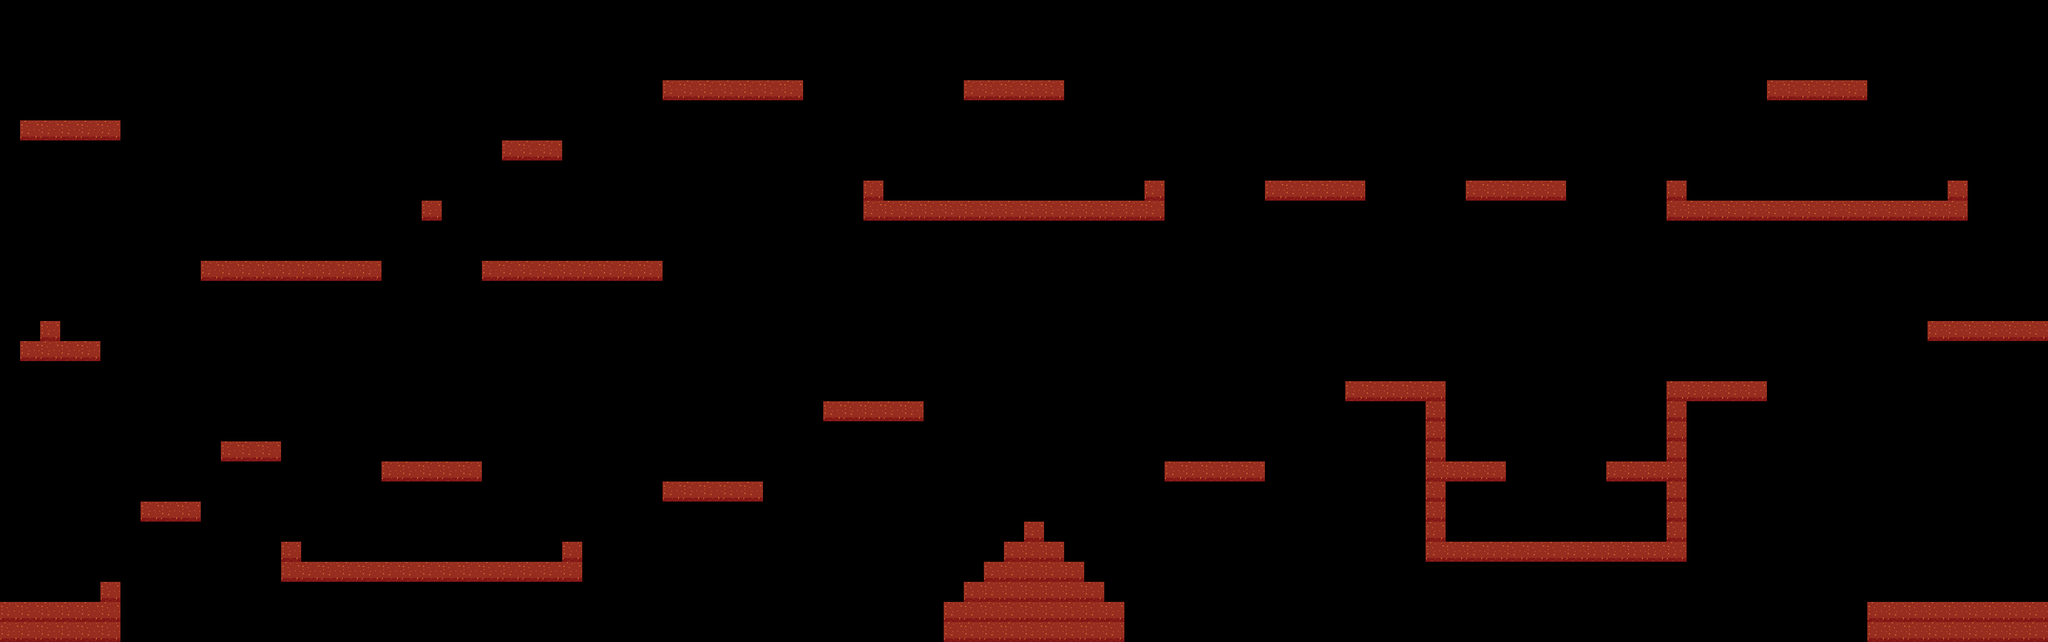

A 2D game scene composited from a Tiled map and its tileset images. What follows is a short description and the map's XML, with each tile layer's data collapsed to a summary:
An orthogonal 102x32 tile map with 32x32 px tiles, 1 tile layer (Image) and 156 objects.

<map version="1.10" tiledversion="1.10.2" orientation="orthogonal" renderorder="right-down" width="102" height="32" tilewidth="32" tileheight="32" infinite="0" nextlayerid="12" nextobjectid="217">
 <tileset firstgid="1" source="WorldTile.tsx" />
 <layer id="1" name="Image" width="102" height="32">
  <data>[3264 cells, 250 non-empty, 1 distinct tile ids]</data>
 </layer>
 <objectgroup id="2" name="Boundary">
  <object id="3" x="0" y="992" width="3264" height="32" />
  <object id="4" x="0" y="0" width="3264" height="32" />
  <object id="5" x="3232" y="32" width="32" height="960" />
  <object id="6" x="0" y="32" width="32" height="960" />
 </objectgroup>
 <objectgroup id="3" name="Terrain">
  <object id="7" x="32" y="960" width="160" height="32" />
  <object id="8" x="160" y="928" width="32" height="32" />
  <object id="12" x="2976" y="960" width="256" height="32" />
  <object id="29" x="480" y="896" width="416" height="32" />
  <object id="30" x="448" y="864" width="32" height="64" />
  <object id="31" x="1824" y="288" width="32" height="64" />
  <object id="32" x="1536" y="128" width="160" height="32" />
  <object id="34" x="352" y="704" width="96" height="32" />
  <object id="36" x="32" y="544" width="128" height="32" />
  <object id="38" x="64" y="512" width="32" height="32" />
  <object id="58" x="1376" y="288" width="32" height="64" />
  <object id="59" x="1408" y="320" width="416" height="32" />
  <object id="60" x="896" y="864" width="32" height="64" />
  <object id="61" x="608" y="736" width="160" height="32" />
  <object id="62" x="32" y="192" width="160" height="32" />
  <object id="83" x="1056" y="768" width="160" height="32" />
  <object id="84" x="1312" y="640" width="160" height="32" />
  <object id="86" x="1568" y="896" width="160" height="32" />
  <object id="87" x="1856" y="736" width="160" height="32" />
  <object id="90" x="1536" y="928" width="224" height="32" />
  <object id="91" x="1504" y="960" width="288" height="32" />
  <object id="92" x="1600" y="864" width="96" height="32" />
  <object id="93" x="1632" y="832" width="32" height="32" />
  <object id="125" x="320" y="416" width="288" height="32" />
  <object id="126" x="768" y="416" width="288" height="32" />
  <object id="127" x="672" y="320" width="32" height="32" />
  <object id="128" x="800" y="224" width="96" height="32" />
  <object id="129" x="1056" y="128" width="224" height="32" />
  <object id="131" x="3104" y="288" width="32" height="64" />
  <object id="132" x="2816" y="128" width="160" height="32" />
  <object id="133" x="2656" y="288" width="32" height="64" />
  <object id="134" x="2688" y="320" width="416" height="32" />
  <object id="146" x="2144" y="608" width="160" height="32" />
  <object id="148" x="2272" y="640" width="32" height="224" />
  <object id="149" x="2272" y="864" width="416" height="32" />
  <object id="150" x="2656" y="640" width="32" height="224" />
  <object id="151" x="2656" y="608" width="160" height="32" />
  <object id="154" x="2304" y="736" width="96" height="32" />
  <object id="155" x="2560" y="736" width="96" height="32" />
  <object id="168" x="224" y="800" width="96" height="32" />
  <object id="170" x="2016" y="288" width="160" height="32" />
  <object id="171" x="2336" y="288" width="160" height="32" />
  <object id="172" x="3072" y="512" width="160" height="32" />
 </objectgroup>
 <objectgroup id="4" name="Flag">
  <object id="13" x="3104" y="896" width="32" height="64" />
 </objectgroup>
 <objectgroup id="5" name="FlagBorder">
  <object id="14" x="3008" y="928" width="32" height="32" />
  <object id="15" x="3008" y="896" width="32" height="32" />
  <object id="16" x="3008" y="864" width="32" height="32" />
  <object id="17" x="3008" y="832" width="32" height="32" />
  <object id="18" x="3008" y="800" width="32" height="32" />
  <object id="19" x="3008" y="768" width="32" height="32" />
  <object id="20" x="3008" y="736" width="32" height="32" />
  <object id="21" x="3040" y="736" width="32" height="32" />
  <object id="22" x="3072" y="736" width="32" height="32" />
  <object id="23" x="3104" y="736" width="32" height="32" />
  <object id="24" x="3136" y="736" width="32" height="32" />
  <object id="25" x="3168" y="736" width="32" height="32" />
  <object id="26" x="3200" y="736" width="32" height="32" />
  <object id="169" x="3232" y="736" width="32" height="32" />
 </objectgroup>
 <objectgroup id="6" name="InstructionSignboard">
  <object id="11" x="128" y="928" width="32" height="32" />
 </objectgroup>
 <objectgroup id="7" name="InformationSignboard">
  <object id="44" x="672" y="864" width="32" height="32" />
  <object id="63" x="1600" y="288" width="32" height="32" />
  <object id="135" x="2880" y="288" width="32" height="32" />
 </objectgroup>
 <objectgroup id="8" name="TreasureChest">
  <object id="39" x="64" y="480" width="32" height="32" />
  <object id="94" x="1632" y="800" width="32" height="32" />
  <object id="163" x="2464" y="832" width="32" height="32" />
 </objectgroup>
 <objectgroup id="9" name="Coin">
  <object id="45" x="608" y="704" width="32" height="32" />
  <object id="46" x="640" y="704" width="32" height="32" />
  <object id="47" x="672" y="704" width="32" height="32" />
  <object id="48" x="704" y="704" width="32" height="32" />
  <object id="49" x="736" y="704" width="32" height="32" />
  <object id="70" x="1536" y="96" width="32" height="32" />
  <object id="71" x="1568" y="96" width="32" height="32" />
  <object id="72" x="1600" y="96" width="32" height="32" />
  <object id="73" x="1632" y="96" width="32" height="32" />
  <object id="74" x="1664" y="96" width="32" height="32" />
  <object id="75" x="32" y="160" width="32" height="32" />
  <object id="77" x="64" y="160" width="32" height="32" />
  <object id="78" x="96" y="160" width="32" height="32" />
  <object id="79" x="128" y="160" width="32" height="32" />
  <object id="80" x="160" y="160" width="32" height="32" />
  <object id="140" x="2848" y="96" width="32" height="32" />
  <object id="141" x="2880" y="96" width="32" height="32" />
  <object id="142" x="2912" y="96" width="32" height="32" />
  <object id="143" x="2944" y="96" width="32" height="32" />
  <object id="144" x="2816" y="96" width="32" height="32" />
  <object id="156" x="2304" y="704" width="32" height="32" />
  <object id="157" x="2336" y="704" width="32" height="32" />
  <object id="158" x="2368" y="704" width="32" height="32" />
  <object id="159" x="2560" y="704" width="32" height="32" />
  <object id="160" x="2592" y="704" width="32" height="32" />
  <object id="161" x="2656" y="704" height="32" />
  <object id="162" x="2624" y="704" width="32" height="32" />
  <object id="173" x="2016" y="256" width="32" height="32" />
  <object id="174" x="2048" y="256" width="32" height="32" />
  <object id="175" x="2080" y="256" width="32" height="32" />
  <object id="176" x="2112" y="256" width="32" height="32" />
  <object id="177" x="2144" y="256" width="32" height="32" />
  <object id="178" x="2400" y="256" width="32" height="32" />
  <object id="179" x="2432" y="256" width="32" height="32" />
  <object id="180" x="2464" y="256" width="32" height="32" />
  <object id="181" x="2368" y="256" width="32" height="32" />
  <object id="182" x="2336" y="256" width="32" height="32" />
  <object id="183" x="3072" y="480" width="32" height="32" />
  <object id="184" x="3104" y="480" width="32" height="32" />
  <object id="185" x="3136" y="480" width="32" height="32" />
  <object id="186" x="3168" y="480" width="32" height="32" />
  <object id="187" x="3200" y="480" width="32" height="32" />
  <object id="188" x="1056" y="736" width="32" height="32" />
  </objectgroup>
 <objectgroup id="10" name="Player">
  <!-- 18 objects omitted --></objectgroup>
 <objectgroup id="11" name="Enemy">
  <!-- 17 objects omitted --></objectgroup>
</map>
<!-- 44 of 156 objects omitted -->